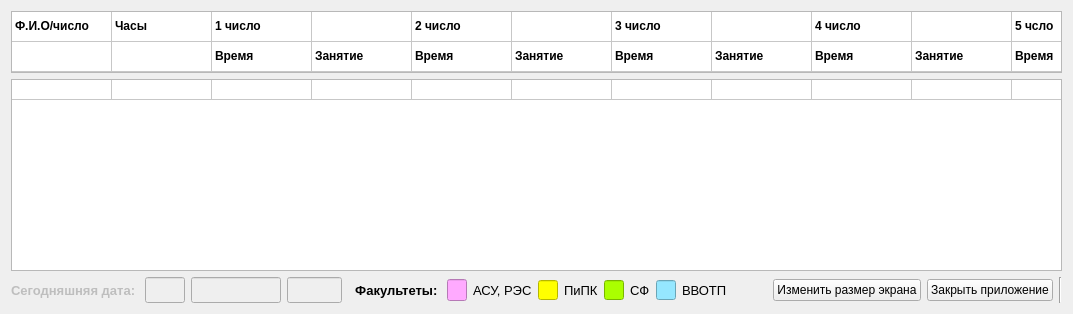
      <widget class="QWidget" name="tab">
       <attribute name="title">
        <string>Расписание сотрудников кафедры</string>
       </attribute>
       <layout class="QGridLayout" name="gridLayout">
        <item row="0" column="0">
         <widget class="QTableWidget" name="tableWidget">
          <property name="maximumSize">
           <size>
            <width>16777215</width>
            <height>62</height>
           </size>
          </property>
          <property name="font">
           <font>
            <weight>75</weight>
            <bold>true</bold>
           </font>
          </property>
          <property name="verticalScrollBarPolicy">
           <enum>Qt::ScrollBarAlwaysOff</enum>
          </property>
          <property name="horizontalScrollBarPolicy">
           <enum>Qt::ScrollBarAlwaysOff</enum>
          </property>
          <property name="autoScroll">
           <bool>false</bool>
          </property>
          <property name="editTriggers">
           <set>QAbstractItemView::NoEditTriggers</set>
          </property>
          <property name="alternatingRowColors">
           <bool>false</bool>
          </property>
          <property name="selectionMode">
           <enum>QAbstractItemView::SingleSelection</enum>
          </property>
          <property name="selectionBehavior">
           <enum>QAbstractItemView::SelectColumns</enum>
          </property>
          <property name="textElideMode">
           <enum>Qt::ElideMiddle</enum>
          </property>
          <attribute name="horizontalHeaderVisible">
           <bool>false</bool>
          </attribute>
          <attribute name="horizontalHeaderHighlightSections">
           <bool>true</bool>
          </attribute>
          <attribute name="verticalHeaderVisible">
           <bool>false</bool>
          </attribute>
          <attribute name="verticalHeaderHighlightSections">
           <bool>true</bool>
          </attribute>
          <row>
           <property name="text">
            <string/>
           </property>
          </row>
          <row>
           <property name="text">
            <string/>
           </property>
          </row>
          <column>
           <property name="text">
            <string/>
           </property>
          </column>
          <column>
           <property name="text">
            <string/>
           </property>
          </column>
          <column>
           <property name="text">
            <string/>
           </property>
          </column>
          <column>
           <property name="text">
            <string/>
           </property>
          </column>
          <column>
           <property name="text">
            <string/>
           </property>
          </column>
          <column>
           <property name="text">
            <string/>
           </property>
          </column>
          <column>
           <property name="text">
            <string/>
           </property>
          </column>
          <column>
           <property name="text">
            <string/>
           </property>
          </column>
          <column>
           <property name="text">
            <string/>
           </property>
          </column>
          <column>
           <property name="text">
            <string/>
           </property>
          </column>
          <column>
           <property name="text">
            <string/>
           </property>
          </column>
          <column>
           <property name="text">
            <string/>
           </property>
          </column>
          <column>
           <property name="text">
            <string/>
           </property>
          </column>
          <column>
           <property name="text">
            <string/>
           </property>
          </column>
          <column>
           <property name="text">
            <string/>
           </property>
          </column>
          <column>
           <property name="text">
            <string/>
           </property>
          </column>
          <item row="0" column="0">
           <property name="text">
            <string>Ф.И.О/число</string>
           </property>
           <property name="font">
            <font>
             <weight>75</weight>
             <bold>true</bold>
            </font>
           </property>
           <property name="background">
            <brush brushstyle="NoBrush">
             <color alpha="255">
              <red>170</red>
              <green>255</green>
              <blue>0</blue>
             </color>
            </brush>
           </property>
           <property name="foreground">
            <brush brushstyle="NoBrush">
             <color alpha="255">
              <red>0</red>
              <green>0</green>
              <blue>0</blue>
             </color>
            </brush>
           </property>
          </item>
          <item row="0" column="1">
           <property name="text">
            <string>Часы</string>
           </property>
          </item>
          <item row="0" column="2">
           <property name="text">
            <string>1 число</string>
           </property>
          </item>
          <item row="0" column="4">
           <property name="text">
            <string>2 число</string>
           </property>
          </item>
          <item row="0" column="6">
           <property name="text">
            <string>3 число</string>
           </property>
          </item>
          <item row="0" column="8">
           <property name="text">
            <string>4 число</string>
           </property>
          </item>
          <item row="0" column="10">
           <property name="text">
            <string>5 чсло</string>
           </property>
          </item>
          <item row="0" column="12">
           <property name="text">
            <string>6 число</string>
           </property>
          </item>
          <item row="0" column="13">
           <property name="text">
            <string/>
           </property>
          </item>
          <item row="0" column="14">
           <property name="text">
            <string>7 число</string>
           </property>
           <property name="foreground">
            <brush brushstyle="NoBrush">
             <color alpha="255">
              <red>0</red>
              <green>0</green>
              <blue>0</blue>
             </color>
            </brush>
           </property>
          </item>
          <item row="0" column="15">
           <property name="text">
            <string/>
           </property>
          </item>
          <item row="1" column="0">
           <property name="text">
            <string/>
           </property>
           <property name="background">
            <brush brushstyle="NoBrush">
             <color alpha="255">
              <red>170</red>
              <green>255</green>
              <blue>0</blue>
             </color>
            </brush>
           </property>
          </item>
          <item row="1" column="2">
           <property name="text">
            <string>Время</string>
           </property>
          </item>
          <item row="1" column="3">
           <property name="text">
            <string>Занятие</string>
           </property>
          </item>
          <item row="1" column="4">
           <property name="text">
            <string>Время</string>
           </property>
          </item>
          <item row="1" column="5">
           <property name="text">
            <string>Занятие</string>
           </property>
          </item>
          <item row="1" column="6">
           <property name="text">
            <string>Время</string>
           </property>
          </item>
          <item row="1" column="7">
           <property name="text">
            <string>Занятие</string>
           </property>
          </item>
          <item row="1" column="8">
           <property name="text">
            <string>Время</string>
           </property>
          </item>
          <item row="1" column="9">
           <property name="text">
            <string>Занятие</string>
           </property>
          </item>
          <item row="1" column="10">
           <property name="text">
            <string>Время</string>
           </property>
          </item>
          <item row="1" column="11">
           <property name="text">
            <string>Занятие</string>
           </property>
          </item>
          <item row="1" column="12">
           <property name="text">
            <string>Время</string>
           </property>
          </item>
          <item row="1" column="13">
           <property name="text">
            <string>Занятие</string>
           </property>
          </item>
          <item row="1" column="14">
           <property name="text">
            <string>Время</string>
           </property>
          </item>
          <item row="1" column="15">
           <property name="text">
            <string>Занятие</string>
           </property>
          </item>
         </widget>
        </item>
        <item row="1" column="0">
         <layout class="QGridLayout" name="gridLayout_3">
          <property name="sizeConstraint">
           <enum>QLayout::SetMaximumSize</enum>
          </property>
          <item row="2" column="0">
           <widget class="QTableWidget" name="tableWidget_2">
            <property name="verticalScrollBarPolicy">
             <enum>Qt::ScrollBarAlwaysOff</enum>
            </property>
            <property name="horizontalScrollBarPolicy">
             <enum>Qt::ScrollBarAlwaysOff</enum>
            </property>
            <property name="autoScroll">
             <bool>false</bool>
            </property>
            <property name="editTriggers">
             <set>QAbstractItemView::NoEditTriggers</set>
            </property>
            <property name="alternatingRowColors">
             <bool>true</bool>
            </property>
            <property name="selectionMode">
             <enum>QAbstractItemView::SingleSelection</enum>
            </property>
            <property name="selectionBehavior">
             <enum>QAbstractItemView::SelectColumns</enum>
            </property>
            <property name="textElideMode">
             <enum>Qt::ElideMiddle</enum>
            </property>
            <property name="rowCount">
             <number>1</number>
            </property>
            <property name="columnCount">
             <number>16</number>
            </property>
            <attribute name="horizontalHeaderVisible">
             <bool>false</bool>
            </attribute>
            <attribute name="horizontalHeaderStretchLastSection">
             <bool>true</bool>
            </attribute>
            <attribute name="verticalHeaderVisible">
             <bool>false</bool>
            </attribute>
            <attribute name="verticalHeaderCascadingSectionResizes">
             <bool>true</bool>
            </attribute>
            <attribute name="verticalHeaderMinimumSectionSize">
             <number>10</number>
            </attribute>
            <attribute name="verticalHeaderDefaultSectionSize">
             <number>20</number>
            </attribute>
            <attribute name="verticalHeaderHighlightSections">
             <bool>false</bool>
            </attribute>
            <attribute name="verticalHeaderStretchLastSection">
             <bool>false</bool>
            </attribute>
            <row/>
            <column/>
            <column/>
            <column/>
            <column/>
            <column/>
            <column/>
            <column/>
            <column/>
            <column/>
            <column/>
            <column/>
            <column/>
            <column/>
            <column/>
            <column/>
            <column/>
           </widget>
          </item>
         </layout>
        </item>
        <item row="2" column="0">
         <layout class="QHBoxLayout" name="horizontalLayout_19">
          <item>
           <layout class="QHBoxLayout" name="horizontalLayout_17">
            <item>
             <widget class="QLabel" name="label_raspisanie">
              <property name="enabled">
               <bool>false</bool>
              </property>
              <property name="font">
               <font>
                <pointsize>10</pointsize>
                <weight>75</weight>
                <bold>true</bold>
               </font>
              </property>
              <property name="text">
               <string>Сегодняшняя дата: </string>
              </property>
             </widget>
            </item>
            <item>
             <widget class="QLineEdit" name="lineEdit_5">
              <property name="enabled">
               <bool>false</bool>
              </property>
              <property name="maximumSize">
               <size>
                <width>40</width>
                <height>26</height>
               </size>
              </property>
             </widget>
            </item>
            <item>
             <widget class="QLineEdit" name="lineEdit_3">
              <property name="enabled">
               <bool>false</bool>
              </property>
              <property name="maximumSize">
               <size>
                <width>90</width>
                <height>100</height>
               </size>
              </property>
              <property name="font">
               <font>
                <pointsize>11</pointsize>
               </font>
              </property>
             </widget>
            </item>
            <item>
             <widget class="QLineEdit" name="lineEdit_4">
              <property name="enabled">
               <bool>false</bool>
              </property>
              <property name="minimumSize">
               <size>
                <width>0</width>
                <height>0</height>
               </size>
              </property>
              <property name="maximumSize">
               <size>
                <width>55</width>
                <height>100</height>
               </size>
              </property>
              <property name="font">
               <font>
                <pointsize>11</pointsize>
               </font>
              </property>
             </widget>
            </item>
            <item>
             <widget class="QLabel" name="label_17">
              <property name="font">
               <font>
                <pointsize>10</pointsize>
                <weight>75</weight>
                <bold>true</bold>
               </font>
              </property>
              <property name="text">
               <string>  Факультеты: </string>
              </property>
             </widget>
            </item>
            <item>
             <widget class="QLineEdit" name="lineEdit">
              <property name="maximumSize">
               <size>
                <width>20</width>
                <height>16777215</height>
               </size>
              </property>
              <property name="styleSheet">
               <string notr="true">background-color: rgb(255, 170, 255);</string>
              </property>
             </widget>
            </item>
            <item>
             <widget class="QLabel" name="label_12">
              <property name="font">
               <font>
                <pointsize>10</pointsize>
               </font>
              </property>
              <property name="text">
               <string>АСУ, РЭС</string>
              </property>
             </widget>
            </item>
            <item>
             <widget class="QLineEdit" name="lineEdit_6">
              <property name="maximumSize">
               <size>
                <width>20</width>
                <height>20</height>
               </size>
              </property>
              <property name="styleSheet">
               <string notr="true">background-color: rgb(255, 255, 0);</string>
              </property>
             </widget>
            </item>
            <item>
             <widget class="QLabel" name="label_14">
              <property name="font">
               <font>
                <pointsize>10</pointsize>
               </font>
              </property>
              <property name="text">
               <string>ПиПК</string>
              </property>
             </widget>
            </item>
            <item>
             <widget class="QLineEdit" name="lineEdit_7">
              <property name="maximumSize">
               <size>
                <width>20</width>
                <height>20</height>
               </size>
              </property>
              <property name="styleSheet">
               <string notr="true">background-color: rgb(170, 255, 0);</string>
              </property>
             </widget>
            </item>
            <item>
             <widget class="QLabel" name="label_15">
              <property name="font">
               <font>
                <pointsize>10</pointsize>
               </font>
              </property>
              <property name="text">
               <string>СФ</string>
              </property>
             </widget>
            </item>
            <item>
             <widget class="QLineEdit" name="lineEdit_9">
              <property name="maximumSize">
               <size>
                <width>20</width>
                <height>20</height>
               </size>
              </property>
              <property name="styleSheet">
               <string notr="true">background-color: rgb(149, 231, 255);</string>
              </property>
             </widget>
            </item>
            <item>
             <widget class="QLabel" name="label_18">
              <property name="font">
               <font>
                <pointsize>10</pointsize>
               </font>
              </property>
              <property name="text">
               <string>ВВОТП</string>
              </property>
             </widget>
            </item>
            <item>
             <spacer name="horizontalSpacer_8">
              <property name="orientation">
               <enum>Qt::Horizontal</enum>
              </property>
              <property name="sizeHint" stdset="0">
               <size>
                <width>40</width>
                <height>20</height>
               </size>
              </property>
             </spacer>
            </item>
            <item>
             <widget class="QPushButton" name="pushButtonFullScreen">
              <property name="text">
               <string>Изменить размер экрана</string>
              </property>
             </widget>
            </item>
            <item>
             <widget class="QPushButton" name="pushButtonexit">
              <property name="text">
               <string>Закрыть приложение</string>
              </property>
             </widget>
            </item>
            <item>
             <widget class="Line" name="line_12">
              <property name="orientation">
               <enum>Qt::Vertical</enum>
              </property>
             </widget>
            </item>
           </layout>
          </item>
         </layout>
        </item>
       </layout>
      </widget>
